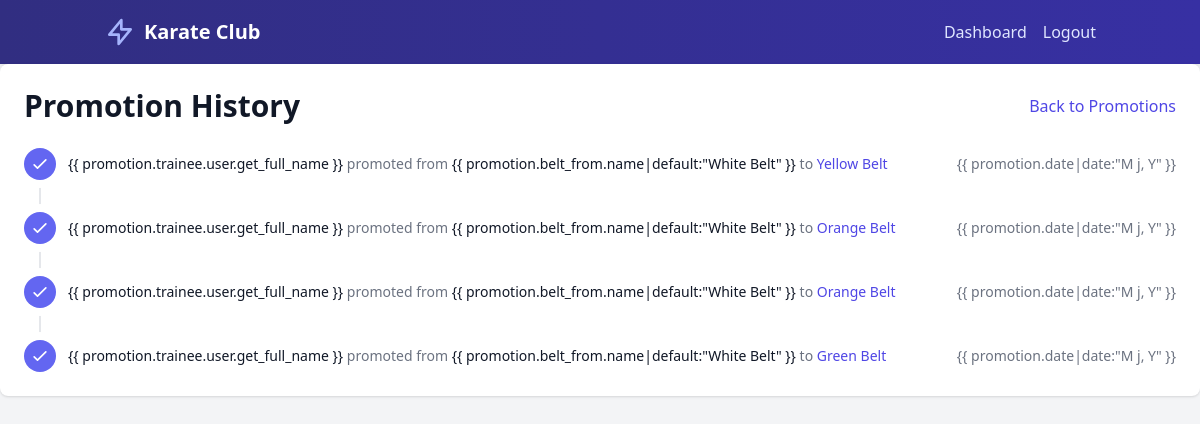
/promotions/history/ (signed in), run on the app's committed database.
### core/models.py (models this page shows, shortened)
class Promotion(models.Model):
    trainee = models.ForeignKey(Trainee, on_delete=models.CASCADE, related_name='promotions')
    belt_from = models.ForeignKey(Belt, on_delete=models.SET_NULL, null=True, related_name='promotions_from')
    belt_to = models.ForeignKey(Belt, on_delete=models.SET_NULL, null=True, related_name='promotions_to')
    date = models.DateField()

class Belt(models.Model):
    name = models.CharField(max_length=50)
    color = models.CharField(max_length=20, default='#000000')
    order = models.PositiveIntegerField()
    points_required = models.PositiveIntegerField(default=0, help_text="Points required to achieve this belt")
    class Meta:
        ordering = ['order']

### core/views.py (the view)
# urls.py: path('promotions/history/', promotion_history, name='promotion_history'),
@login_required
@user_passes_test(is_admin)
def promotion_history(request):
    promotions = Promotion.objects.select_related('trainee', 'belt_from', 'belt_to').order_by('-date')
    return render(request, 'promotion_history.html', {'promotions': promotions})

### core/views.py (called while the page is built)
def is_admin(user):
    return user.groups.filter(name='Admin').exists()

### templates/promotion_history.html (shortened to what this page needs)
{% extends 'base.html' %}
{% block content %}
<div class="bg-white shadow overflow-hidden sm:rounded-lg p-6">
    <div class="flex justify-between items-center mb-6">
        <h1 class="text-3xl font-bold text-gray-900">Promotion History</h1>
        <a href="{% url 'promotion_list' %}" class="text-indigo-600 hover:text-indigo-900 font-medium">Back to
            Promotions</a>
    </div>
    <div class="flow-root">
        <ul role="list" class="-mb-8">
            {% for promotion in promotions %}
            <li>
                <div class="relative pb-8">
                    {% if not forloop.last %}
                    <span class="absolute top-4 left-4 -ml-px h-full w-0.5 bg-gray-200" aria-hidden="true"></span>
                    {% endif %}
                    <div class="relative flex space-x-3">
                        <div>
                            <span
                                class="h-8 w-8 rounded-full bg-indigo-500 flex items-center justify-center ring-8 ring-white">
                                <svg class="h-5 w-5 text-white" fill="none" stroke="currentColor" viewBox="0 0 24 24">
                                    <path stroke-linecap="round" stroke-linejoin="round" stroke-width="2"
                                        d="M5 13l4 4L19 7"></path>
                                </svg>
                            </span>
                        </div>
                        <div class="min-w-0 flex-1 pt-1.5 flex justify-between space-x-4">
                            <div>
                                <p class="text-sm text-gray-500">
                                    <span class="font-medium text-gray-900">{{ promotion.trainee.user.get_full_name
                                        }}</span>
                                    promoted from
                                    <span class="font-medium text-gray-900">{{ promotion.belt_from.name|default:"White
                                        Belt" }}</span>
                                    to
                                    <span class="font-medium text-indigo-600">{{ promotion.belt_to.name }}</span>
                                </p>
                            </div>
                            <div class="text-right text-sm whitespace-nowrap text-gray-500">
                                <time datetime="{{ promotion.date|date:'Y-m-d' }}">{{ promotion.date|date:"M j, Y"
                                    }}</time>
                            </div>
                        </div>
                    </div>
                </div>
            </li>
            {% empty %}
            <li class="text-center text-gray-500 py-4">No promotion history found.</li>
            {% endfor %}
        </ul>
    </div>
</div>
{% endblock %}

### data on the page
Promotion: belt_to.name "Yellow Belt"
Promotion: belt_to.name "Orange Belt"
Promotion: belt_to.name "Orange Belt"
Promotion: belt_to.name "Green Belt"
